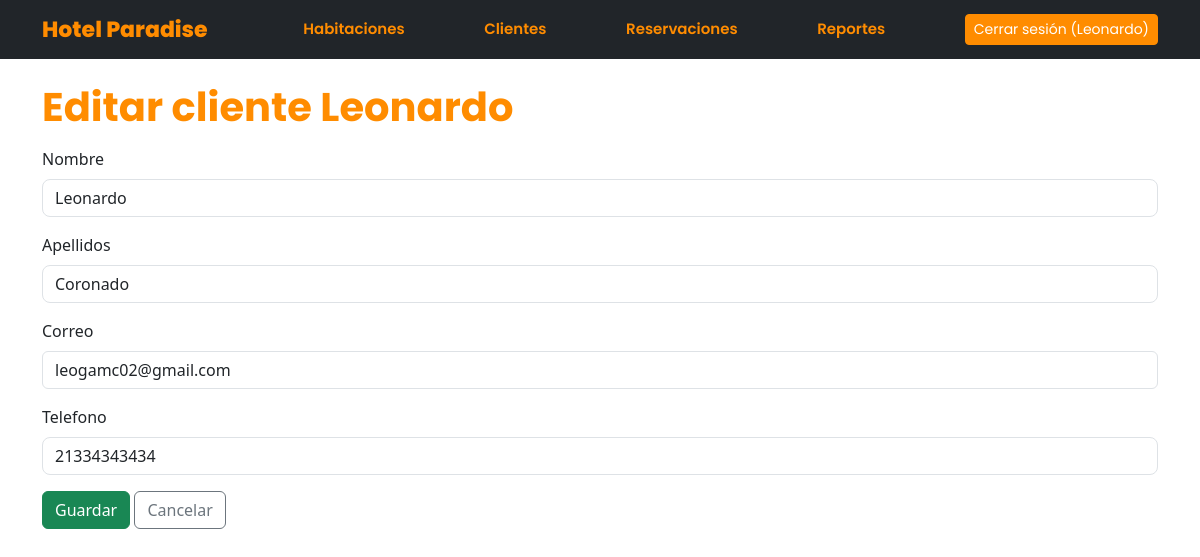
The app's page /clientes/2/editar/ (signed in), older data.
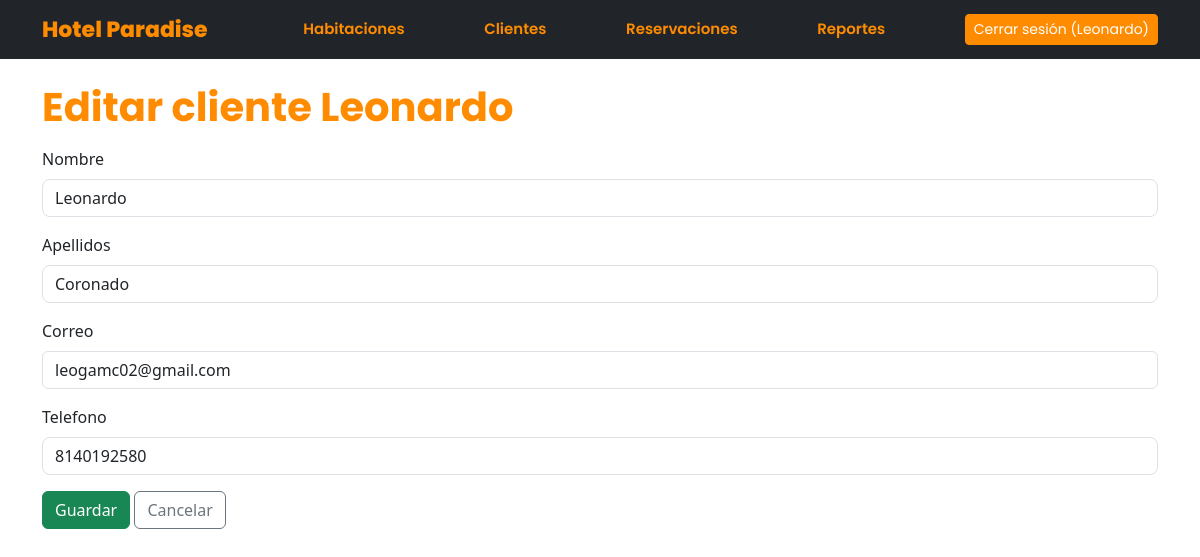
The same page, newer data.
### clientes/models.py (models this page shows, shortened)
class Cliente(models.Model):
    nombre = models.CharField(max_length=100)
    apellidos = models.CharField(max_length=150)
    correo = models.EmailField(unique=True)
    telefono = models.CharField(max_length=20)
    fecha_registro = models.DateTimeField(auto_now_add=True)
    class Meta:
        ordering = ['apellidos', 'nombre']
        verbose_name = 'Cliente'
        verbose_name_plural = 'Clientes'

### clientes/views.py (the view)
# urls.py: path('<int:pk>/editar/', views.editar_cliente, name='editar'),
@login_required
def editar_cliente(request, pk):
    cliente = get_object_or_404(Cliente, pk=pk)
    if request.method == 'POST':
        form = ClienteForm(request.POST, instance=cliente)
        if form.is_valid():
            form.save()
            messages.success(request, 'Cliente actualizado correctamente.')
            return redirect('clientes:lista')
    else:
        form = ClienteForm(instance=cliente)
    return render(request, 'clientes/form.html', {
        'form': form,
        'titulo': f'Editar cliente {cliente.nombre}'
    })

### clientes/forms.py (shortened to what this page needs)
class ClienteForm(forms.ModelForm):
    class Meta:
        model = Cliente
        fields = ['nombre', 'apellidos', 'correo', 'telefono']
        widgets = {
            'nombre': forms.TextInput(attrs={'class': 'form-control'}),
            'apellidos': forms.TextInput(attrs={'class': 'form-control'}),
            'correo': forms.EmailInput(attrs={'class': 'form-control'}),
            'telefono': forms.TextInput(attrs={'class': 'form-control'}),
        }
        error_messages = {
            'correo': {
                'unique': 'Ya existe un cliente registrado con este correo.',
                'invalid': 'Escribe un correo válido, por ejemplo nombre@dominio.com.',
            },
        }

### clientes/templates/clientes/form.html (shortened to what this page needs)
{% extends 'base.html' %}
{% block content %}
<h1 class="titulo-formulario">{{ titulo }}</h1>
<form method="post" class="mt-3">
    {% for campo in form %}
        <div class="mb-3">
            <label for="{{ campo.id_for_label }}" class="form-label">{{ campo.label }}</label>
            {{ campo }}
        </div>
    {% endfor %}
    <button type="submit" class="btn btn-success">Guardar</button>
    <a href="{% url 'clientes:lista' %}" class="btn btn-outline-secondary">Cancelar</a>
</form>
{% endblock %}

Row changes from the older to the newer data that the page shows:
changed Cliente "Leonardo": telefono "21334343434" → "8140192580"
